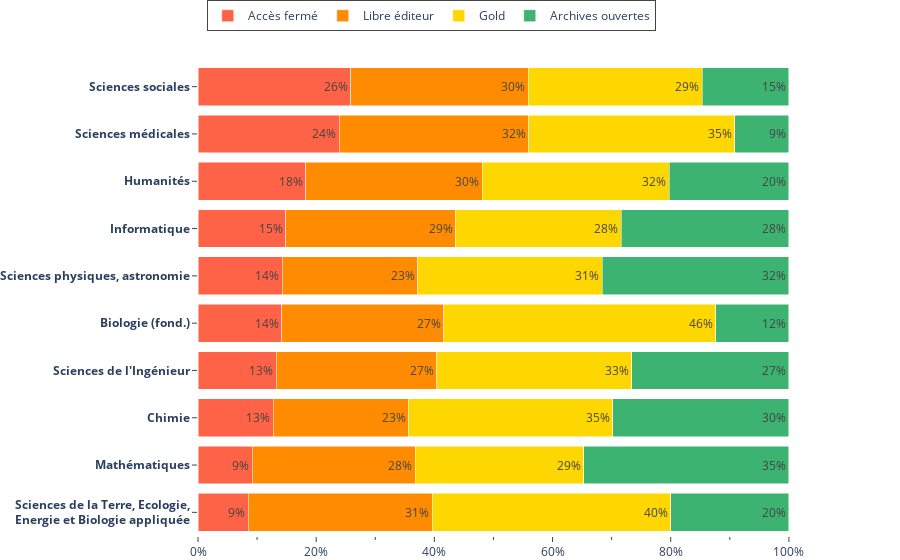

Notebook cell for this chart:
### Code cell
colors = ["tomato", "darkorange", "gold", "mediumseagreen"]
legends = ['Accès fermé', 'Libre éditeur', 'Gold', 'Archives ouvertes']

# Le type de publication: ['closed', 'free', 'gold', 'rep']
type_publication_list = df_oa_discipline_global_type_perc.columns.values

# Le domaine de publication: ['Sciences de la Terre, Ecologie,\n Energie et Biologie appliquée', 'Mathématiques', ...]
# On 'convertit' la string en string HTML: en remplacant les '\n' par des '<br>' et ajoutant des balises de gras 
domain_publication_list = [domain.replace('\n', '<br>') for domain in df_oa_discipline_global_type_perc.index.values]
domain_publication_list = [f"<b>{domain}</b>" for domain in domain_publication_list]

fig = go.Figure()

# On traverse la DataFrame 'verticalement' par type de publications: ['closed', 'free', 'gold', 'rep']
for i, type_publi in enumerate(type_publication_list):
    
    # En X on a la valeur en pourcentages [0.08518519, 0.09183673469387756, 0.12742980561555076 ... ]
    x_list = df_oa_discipline_global_type_perc.loc[:, type_publi].values

    # En Y  on a le domaine de publication['Sciences de la Terre, Ecologie,\n Energie et Biologie appliquée', 'Mathématiques', ...]
    y_list = domain_publication_list

    # Infos supplémentaires: (nombre de publications pour ce type de publications, nombre total de publications pour ce domaine)
    # On utilise le même index, pour être sûr que les données sont alignés
    index = df_oa_discipline_global_type_perc.index
    custom_data  = np.stack([df_oa_discipline_global_type.loc[index, type_publi].values, df_oa_discipline_global_type.loc[index, "Total"].values], axis = -1)
    
    fig.add_trace(go.Bar(
        x = x_list,
        y = y_list,
        orientation = 'h',
        marker = dict(
            color = colors[i],
        ),
        
        # La légende
        name = legends[i], # ['Accès fermé', 'Libre éditeur', 'Gold', 'Archives ouvertes']

        # Infos supplémentaires: (nombre de publications pour ce type de publications, nombre total de publications pour ce domaine)
        customdata = custom_data,
        
        # L'affichage des infos supplémentaires au survol de la barre
        hovertemplate = '<b>%{y}</b>: %{customdata[1]} publications<br>' + f'<b>{legends[i]}</b>' + ': %{customdata[0]} publications (%{x})<extra></extra>',
        hoverlabel = dict(bgcolor ='#FFF'), # couleur de fond de la bulle

        # L'annotation du pourcentage sur la barre
        text = x_list,
        texttemplate= '%{text:.0%}',
        textposition= 'inside',
    
    ))

fig.update_layout(
    barmode='stack',
    template = "plotly_white",
    height = 450,
    # X-axis
    xaxis=dict(
        title_text = None,
        fixedrange = True,
        ticks = "outside",
        minor_ticks="outside",
        minor = dict(nticks=2), # Graduations tous les 10%
        tickformat = '.0%',
        showgrid=False,
        zeroline=False,
        showline=False,
    ),
    # Y-axis
    yaxis=dict(
        title_text= None,
        fixedrange = True,
        ticks = "outside",
        showgrid=False,
        zeroline=False,
        showline=False,
    ),
    # Legend
    showlegend= True,
    legend_title = None,
    legend = dict(
        orientation="h",
        traceorder = 'normal',
        yanchor = "middle",
        y= 1.10,
        xanchor= "center",
        x= 0.375,
        borderwidth=1
    ),
    # Margins
    margin=dict(t=0, b=0),
)

fig.show()

### Figure 1 — Plotly figure (JSON) as saved in the notebook; plotly's stock layout.template omitted (floating-point values rounded to 4 significant figures)
{"data": [{"customdata": [[23, 270], [9, 98], [59, 463], [71, 537], [1020, 7176], [41, 288], [44, 296], [53, 291], [2661, 11146], [44, 170]], "hoverlabel": {"bgcolor": "#FFF"}, "hovertemplate": "<b>%{y}</b>: %{customdata[1]} publications<br><b>Accès fermé</b>: %{customdata[0]} publications (%{x})<extra></extra>", "marker": {"color": "tomato"}, "name": "Accès fermé", "orientation": "h", "text": [0.08519, 0.09184, 0.1274, 0.1322, 0.1421, 0.1424, 0.1486, 0.1821, 0.2387, 0.2588], "textposition": "inside", "texttemplate": "%{text:.0%}", "type": "bar", "x": [0.08519, 0.09184, 0.1274, 0.1322, 0.1421, 0.1424, 0.1486, 0.1821, 0.2387, 0.2588], "y": ["<b>Sciences de la Terre, Ecologie,<br> Energie et Biologie appliquée</b>", "<b>Mathématiques</b>", "<b>Chimie</b>", "<b>Sciences de l'Ingénieur</b>", "<b>Biologie (fond.)</b>", "<b>Sciences physiques, astronomie</b>", "<b>Informatique</b>", "<b>Humanités</b>", "<b>Sciences médicales</b>", "<b>Sciences sociales</b>"]}, {"customdata": [[84, 270], [27, 98], [106, 463], [146, 537], [1964, 7176], [66, 288], [85, 296], [87, 291], [3578, 11146], [51, 170]], "hoverlabel": {"bgcolor": "#FFF"}, "hovertemplate": "<b>%{y}</b>: %{customdata[1]} publications<br><b>Libre éditeur</b>: %{customdata[0]} publications (%{x})<extra></extra>", "marker": {"color": "darkorange"}, "name": "Libre éditeur", "orientation": "h", "text": [0.3111, 0.2755, 0.2289, 0.2719, 0.2737, 0.2292, 0.2872, 0.299, 0.321, 0.3], "textposition": "inside", "texttemplate": "%{text:.0%}", "type": "bar", "x": [0.3111, 0.2755, 0.2289, 0.2719, 0.2737, 0.2292, 0.2872, 0.299, 0.321, 0.3], "y": ["<b>Sciences de la Terre, Ecologie,<br> Energie et Biologie appliquée</b>", "<b>Mathématiques</b>", "<b>Chimie</b>", "<b>Sciences de l'Ingénieur</b>", "<b>Biologie (fond.)</b>", "<b>Sciences physiques, astronomie</b>", "<b>Informatique</b>", "<b>Humanités</b>", "<b>Sciences médicales</b>", "<b>Sciences sociales</b>"]}, {"customdata": [[109, 270], [28, 98], [160, 463], [177, 537], [3304, 7176], [90, 288], [83, 296], [92, 291], [3890, 11146], [50, 170]], "hoverlabel": {"bgcolor": "#FFF"}, "hovertemplate": "<b>%{y}</b>: %{customdata[1]} publications<br><b>Gold</b>: %{customdata[0]} publications (%{x})<extra></extra>", "marker": {"color": "gold"}, "name": "Gold", "orientation": "h", "text": [0.4037, 0.2857, 0.3456, 0.3296, 0.4604, 0.3125, 0.2804, 0.3162, 0.349, 0.2941], "textposition": "inside", "texttemplate": "%{text:.0%}", "type": "bar", "x": [0.4037, 0.2857, 0.3456, 0.3296, 0.4604, 0.3125, 0.2804, 0.3162, 0.349, 0.2941], "y": ["<b>Sciences de la Terre, Ecologie,<br> Energie et Biologie appliquée</b>", "<b>Mathématiques</b>", "<b>Chimie</b>", "<b>Sciences de l'Ingénieur</b>", "<b>Biologie (fond.)</b>", "<b>Sciences physiques, astronomie</b>", "<b>Informatique</b>", "<b>Humanités</b>", "<b>Sciences médicales</b>", "<b>Sciences sociales</b>"]}, {"customdata": [[54, 270], [34, 98], [138, 463], [143, 537], [888, 7176], [91, 288], [84, 296], [59, 291], [1017, 11146], [25, 170]], "hoverlabel": {"bgcolor": "#FFF"}, "hovertemplate": "<b>%{y}</b>: %{customdata[1]} publications<br><b>Archives ouvertes</b>: %{customdata[0]} publications (%{x})<extra></extra>", "marker": {"color": "mediumseagreen"}, "name": "Archives ouvertes", "orientation": "h", "text": [0.2, 0.3469, 0.2981, 0.2663, 0.1237, 0.316, 0.2838, 0.2027, 0.09124, 0.1471], "textposition": "inside", "texttemplate": "%{text:.0%}", "type": "bar", "x": [0.2, 0.3469, 0.2981, 0.2663, 0.1237, 0.316, 0.2838, 0.2027, 0.09124, 0.1471], "y": ["<b>Sciences de la Terre, Ecologie,<br> Energie et Biologie appliquée</b>", "<b>Mathématiques</b>", "<b>Chimie</b>", "<b>Sciences de l'Ingénieur</b>", "<b>Biologie (fond.)</b>", "<b>Sciences physiques, astronomie</b>", "<b>Informatique</b>", "<b>Humanités</b>", "<b>Sciences médicales</b>", "<b>Sciences sociales</b>"]}], "layout": {"autosize": true, "barmode": "stack", "legend": {"borderwidth": 1, "orientation": "h", "title": {}, "traceorder": "normal", "x": 0.375, "xanchor": "center", "y": 1.1, "yanchor": "middle"}, "margin": {"b": 0, "t": 0}, "showlegend": true, "xaxis": {"autorange": true, "fixedrange": true, "minor": {"nticks": 2, "ticks": "outside"}, "range": [0, 1.053], "showgrid": false, "showline": false, "tickformat": ".0%", "ticks": "outside", "type": "linear", "zeroline": false}, "yaxis": {"autorange": true, "fixedrange": true, "range": [-0.5, 9.5], "showgrid": false, "showline": false, "ticks": "outside", "type": "category", "zeroline": false}}}
